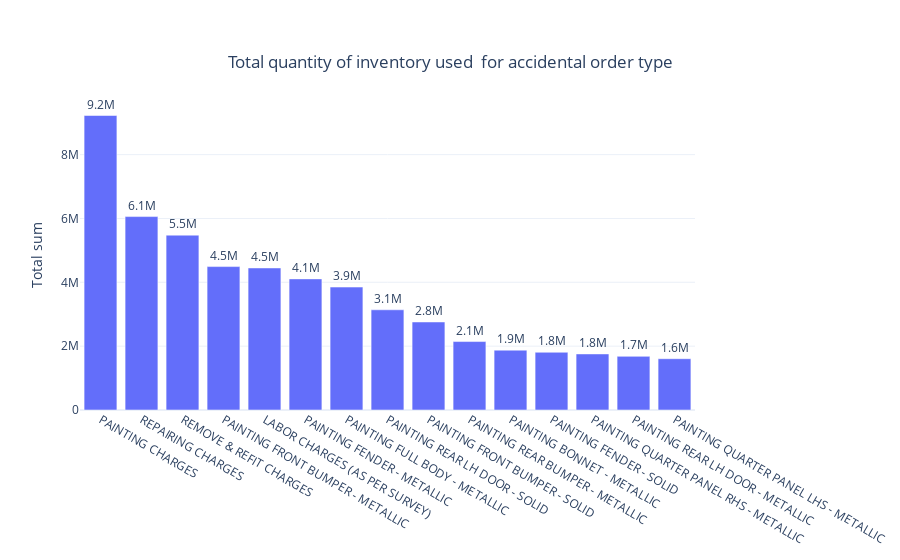

Notebook source saved alongside this figure:
### Code cell
fig = make_subplots(specs=[[{"secondary_y": True}]])

fig = go.Figure(data=[
    go.Bar(name='Total sum', x=order_aggpp2['Description'], y=order_aggpp2['sum']
           , yaxis='y', offsetgroup=1
           , text = order_aggpp2['sum'].astype(int), textposition='outside', texttemplate='%{text:.2s}')
   # go.Bar(name='Average sum', x=order_aggpp['Description'], y=order_aggpp['mean']
   #        , yaxis='y2', offsetgroup=2, marker_color= 'mediumturquoise'#, marker_color='rgb(65,68,139)' 
      #     , text = order_aggpp['mean'].astype(int), textposition='outside', texttemplate='%{text:.2s}')
                   ],

    layout={
        'yaxis': {'title': 'Total sum'},
      #  'yaxis2': {'title': 'Average sum', 'overlaying': 'y', 'side': 'right'}
    }
        )
# fig.update_layout(barmode='group')
# fig.update_traces(marker_color=['gold']*len(order_agg['Order Type']), marker_line_color='rgb(8,48,107)',
#                   marker_line_width=1.5, opacity=0.6)
fig.layout.template = 'plotly_white'
fig.update_layout(
    title={
        'text': "Total quantity of inventory used  for accidental order type",
        'y':.9,
        'x':.5,
        'xanchor': 'center',
        'yanchor': 'top'},
)    
fig.show()

### Figure 1 — Plotly figure (JSON) as saved in the notebook; plotly's stock layout.template omitted (floating-point values rounded to 4 significant figures)
{"data": [{"name": "Total sum", "offsetgroup": "1", "text": [9225684, 6058905, 5477301, 4492993, 4450003, 4107246, 3851000, 3139125, 2757830, 2144349, 1875048, 1808700, 1756549, 1680773, 1606648], "textposition": "outside", "texttemplate": "%{text:.2s}", "type": "bar", "x": ["PAINTING CHARGES", "REPAIRING CHARGES", "REMOVE & REFIT CHARGES", "PAINTING FRONT BUMPER - METALLIC", "LABOR CHARGES (AS PER SURVEY)", "PAINTING FENDER - METALLIC", "PAINTING FULL BODY - METALLIC", "PAINTING REAR LH DOOR - SOLID", "PAINTING FRONT BUMPER - SOLID", "PAINTING REAR BUMPER - METALLIC", "PAINTING BONNET - METALLIC", "PAINTING FENDER - SOLID", "PAINTING QUARTER PANEL RHS - METALLIC", "PAINTING REAR LH DOOR - METALLIC", "PAINTING QUARTER PANEL LHS - METALLIC"], "y": [9225684, 6059000.0, 5477301, 4492993, 4450003, 4107246, 3851000, 3139125, 2757830, 2144349, 1875048, 1808700, 1756549, 1680773, 1606648], "yaxis": "y"}], "layout": {"title": {"text": "Total quantity of inventory used  for accidental order type", "x": 0.5, "xanchor": "center", "y": 0.9, "yanchor": "top"}, "yaxis": {"title": {"text": "Total sum"}}}}
